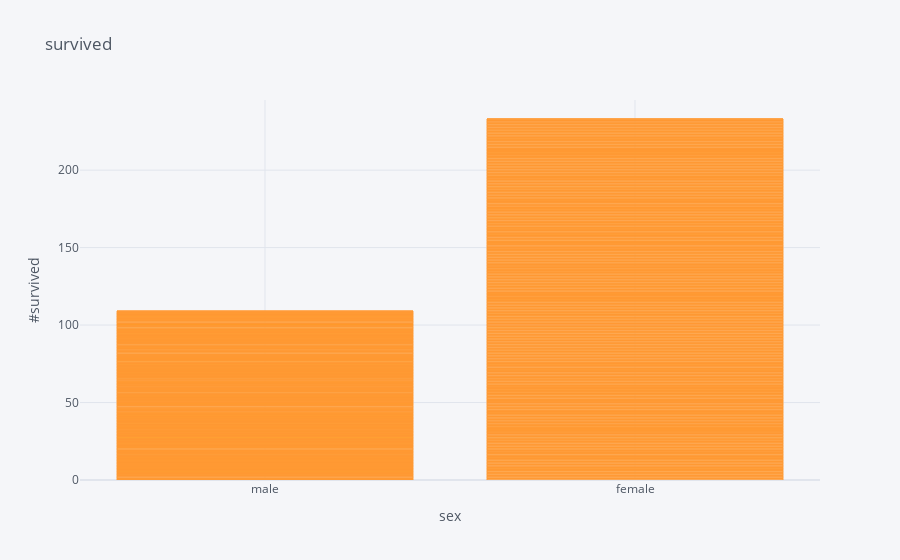

Write notebook code for a chart like this one.
### Code cell
#if we want to add the title on x and y axis.
titanic.iplot(kind ='bar',x='sex',y='survived',title = 'survived',xTitle='sex',yTitle='#survived')

### Figure 1 — Plotly figure (JSON) as saved in the notebook; plotly's stock layout.template omitted (floating-point values rounded to 4 significant figures; data arrays with more than 128 entries replaced by an {"elided": "..."} marker saying what was removed)
{"data": [{"marker": {"color": "rgba(255, 153, 51, 0.6)", "line": {"color": "rgba(255, 153, 51, 1.0)", "width": 1}}, "name": "survived", "orientation": "v", "text": "", "type": "bar", "x": {"elided": "891 str values"}, "y": {"elided": "891 int values"}}], "layout": {"legend": {"bgcolor": "#F5F6F9", "font": {"color": "#4D5663"}}, "paper_bgcolor": "#F5F6F9", "plot_bgcolor": "#F5F6F9", "title": {"font": {"color": "#4D5663"}, "text": "survived"}, "xaxis": {"gridcolor": "#E1E5ED", "showgrid": true, "tickfont": {"color": "#4D5663"}, "title": {"font": {"color": "#4D5663"}, "text": "sex"}, "zerolinecolor": "#E1E5ED"}, "yaxis": {"gridcolor": "#E1E5ED", "showgrid": true, "tickfont": {"color": "#4D5663"}, "title": {"font": {"color": "#4D5663"}, "text": "#survived"}, "zerolinecolor": "#E1E5ED"}}}
